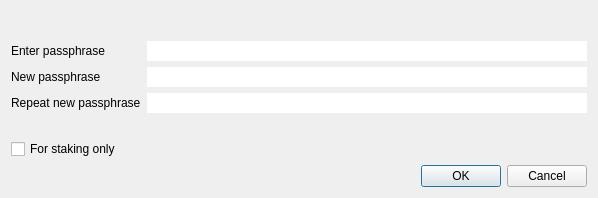
<?xml version="1.0" encoding="UTF-8"?>
<ui version="4.0">
 <class>AskPassphraseDialog</class>
 <widget class="QDialog" name="AskPassphraseDialog">
  <property name="geometry">
   <rect>
    <x>0</x>
    <y>0</y>
    <width>598</width>
    <height>198</height>
   </rect>
  </property>
  <property name="sizePolicy">
   <sizepolicy hsizetype="Preferred" vsizetype="Minimum">
    <horstretch>0</horstretch>
    <verstretch>0</verstretch>
   </sizepolicy>
  </property>
  <property name="minimumSize">
   <size>
    <width>550</width>
    <height>0</height>
   </size>
  </property>
  <property name="windowTitle">
   <string>Passphrase Dialog</string>
  </property>
  <layout class="QVBoxLayout" name="verticalLayout">
   <item>
    <widget class="QLabel" name="warningLabel">
     <property name="textFormat">
      <enum>Qt::RichText</enum>
     </property>
     <property name="wordWrap">
      <bool>true</bool>
     </property>
    </widget>
   </item>
   <item>
    <layout class="QFormLayout" name="formLayout">
     <property name="fieldGrowthPolicy">
      <enum>QFormLayout::AllNonFixedFieldsGrow</enum>
     </property>
     <item row="0" column="0">
      <widget class="QLabel" name="passLabel1">
       <property name="text">
        <string>Enter passphrase</string>
       </property>
      </widget>
     </item>
     <item row="0" column="1">
      <widget class="QLineEdit" name="passEdit1">
       <property name="frame">
        <bool>false</bool>
       </property>
       <property name="echoMode">
        <enum>QLineEdit::Password</enum>
       </property>
      </widget>
     </item>
     <item row="1" column="0">
      <widget class="QLabel" name="passLabel2">
       <property name="text">
        <string>New passphrase</string>
       </property>
      </widget>
     </item>
     <item row="1" column="1">
      <widget class="QLineEdit" name="passEdit2">
       <property name="frame">
        <bool>false</bool>
       </property>
       <property name="echoMode">
        <enum>QLineEdit::Password</enum>
       </property>
      </widget>
     </item>
     <item row="2" column="0">
      <widget class="QLabel" name="passLabel3">
       <property name="text">
        <string>Repeat new passphrase</string>
       </property>
      </widget>
     </item>
     <item row="2" column="1">
      <widget class="QLineEdit" name="passEdit3">
       <property name="frame">
        <bool>false</bool>
       </property>
       <property name="echoMode">
        <enum>QLineEdit::Password</enum>
       </property>
      </widget>
     </item>
     <item row="3" column="1">
      <widget class="QLabel" name="capsLabel">
       <property name="font">
        <font>
         <weight>75</weight>
         <bold>true</bold>
        </font>
       </property>
       <property name="text">
        <string/>
       </property>
       <property name="alignment">
        <set>Qt::AlignCenter</set>
       </property>
      </widget>
     </item>
     <item row="4" column="0">
      <widget class="QCheckBox" name="stakingCheckBox">
       <property name="enabled">
        <bool>true</bool>
       </property>
       <property name="visible">
        <bool>false</bool>
       </property>
       <property name="toolTip">
        <string>Serves to disable the trivial sendmoney when OS account compromised. Provides no real security.</string>
       </property>
       <property name="text">
        <string>For staking only</string>
       </property>
      </widget>
     </item>
    </layout>
   </item>
   <item>
    <widget class="QDialogButtonBox" name="buttonBox">
     <property name="orientation">
      <enum>Qt::Horizontal</enum>
     </property>
     <property name="standardButtons">
      <set>QDialogButtonBox::Cancel|QDialogButtonBox::Ok</set>
     </property>
    </widget>
   </item>
  </layout>
 </widget>
 <resources/>
 <connections>
  <connection>
   <sender>buttonBox</sender>
   <signal>accepted()</signal>
   <receiver>AskPassphraseDialog</receiver>
   <slot>accept()</slot>
   <hints>
    <hint type="sourcelabel">
     <x>248</x>
     <y>254</y>
    </hint>
    <hint type="destinationlabel">
     <x>157</x>
     <y>274</y>
    </hint>
   </hints>
  </connection>
  <connection>
   <sender>buttonBox</sender>
   <signal>rejected()</signal>
   <receiver>AskPassphraseDialog</receiver>
   <slot>reject()</slot>
   <hints>
    <hint type="sourcelabel">
     <x>316</x>
     <y>260</y>
    </hint>
    <hint type="destinationlabel">
     <x>286</x>
     <y>274</y>
    </hint>
   </hints>
  </connection>
 </connections>
</ui>
